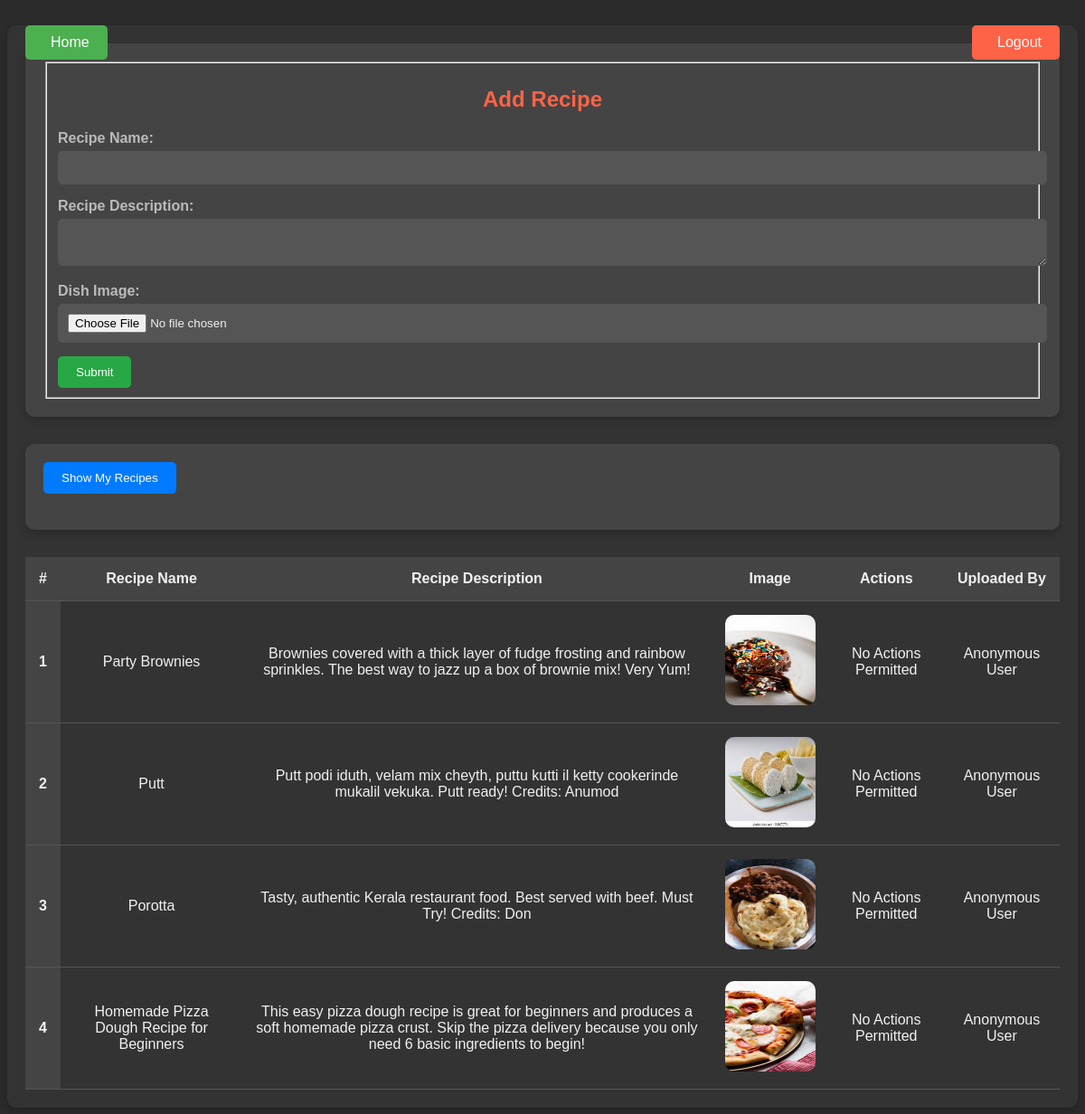
Before: /recipes/ (signed in) with the older database file.
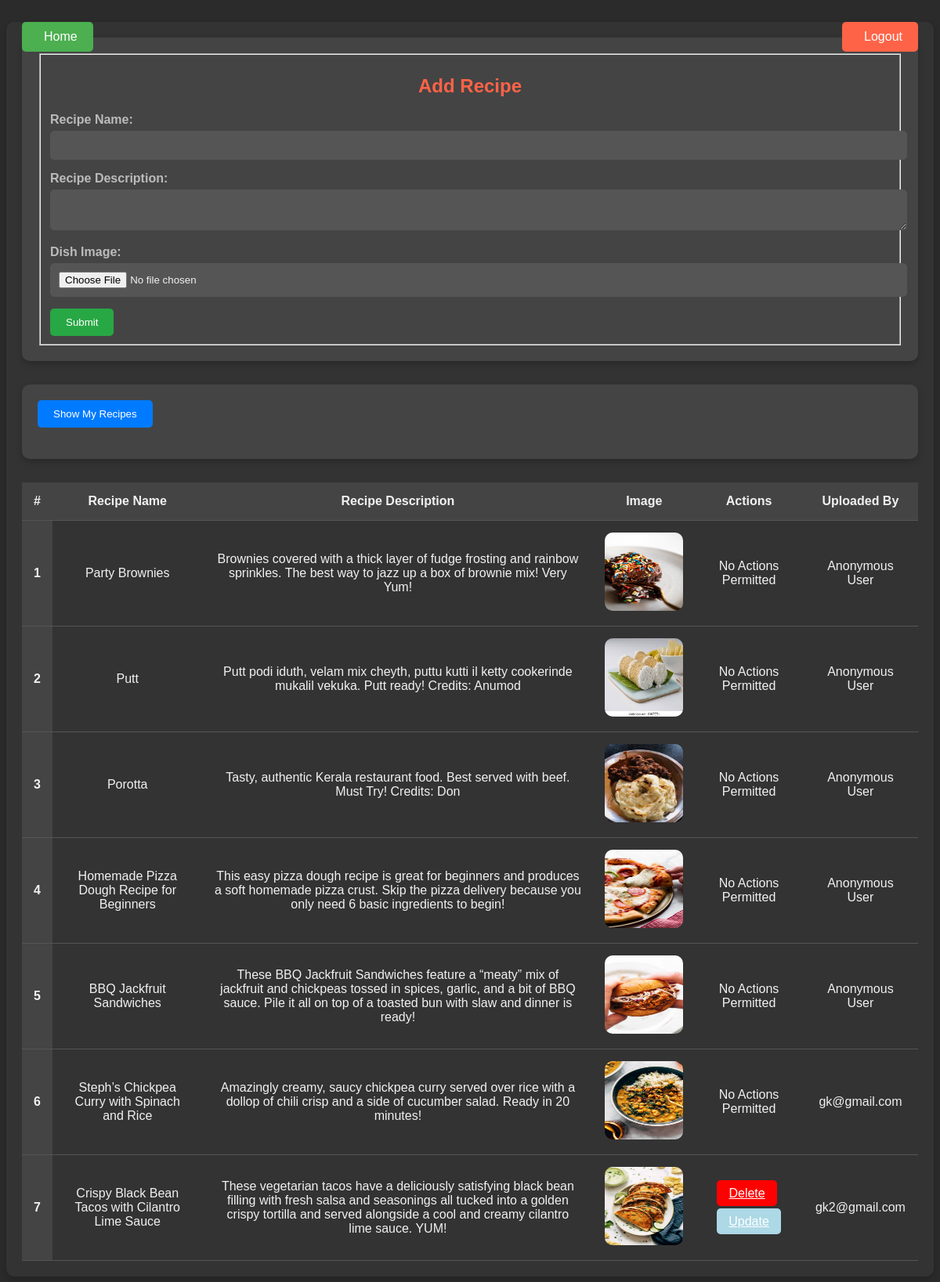
After: the same page with the newer database file.
### vege/models.py (models this page shows)
class Recipe(models.Model):
    user = models.ForeignKey(User, on_delete=models.SET_NULL, null=True, blank=True)
    recepe_name = models.CharField(max_length=200)
    recipe = models.TextField()
    photo = models.ImageField(upload_to="recipeImages")

### vege/views.py (the view, shortened to what this page needs)
# urls.py: path('recipes/',recipes,name='recipes'),
@login_required(login_url='/login/')
def recipes(request):
    queryset = Recipe.objects.all()
    if request.method == 'GET':
        show_all = request.GET.get('toggle') != 'user'
        if show_all:
            queryset = Recipe.objects.all()
        else:
            queryset = Recipe.objects.filter(user=request.user)
    context = {'recipes': queryset, 'show_all': show_all}
    return render(request, "recipes.html", context)

### vege/templates/recipes.html (shortened to what this page needs)
<!DOCTYPE html>
<html lang="en">
<head>
</head>
<body>
    <a href="/" class="home-button">
         Home
    </a>
    <a href="/logout/" class="logout-button">
         Logout
    </a>
    <div class="container">
        <form method="post" enctype="multipart/form-data">
            <fieldset>
                <h2>Add Recipe</h2>
                <div class="mb-3">
                    <label class="form-label">Recipe Name:</label>
                    <input name="recipe_name" required type="text" class="form-control">
                </div>
                <div class="mb-3">
                    <label class="form-label">Recipe Description:</label>
                    <textarea name="recipe_desc" required class="form-control"></textarea>
                </div>
                <div class="mb-3">
                    <label class="form-label">Dish Image:</label>
                    <input name="dish_img" type="file" class="form-control">
                </div>
                <button type="submit" class="btn">Submit</button>
            </fieldset>
        </form>
        <form method="get">
            <button type="submit" name="toggle" value="{% if show_all %}user{% else %}all{% endif %}" class="toggle-btn">
                {% if show_all %}
                    Show My Recipes
                {% else %}
                    Show All Recipes
                {% endif %}
            </button>
        </form>
        <table class="table">
            <thead>
              <tr>
                <th scope="col">#</th>
                <th scope="col">Recipe Name</th>
                <th scope="col">Recipe Description</th>
                <th scope="col">Image</th>
                <th scope="col">Actions</th>
                <th scope="col">Uploaded By</th>
              </tr>
            </thead>
            <tbody>
              {% for ele in recipes %}
              <tr>
                <th scope="row">{{forloop.counter}}</th>
                <td>{{ele.recepe_name}}</td>
                <td>{{ele.recipe}}</td>
                <td>
                    <img src="/media/{{ele.photo}}" alt="Recipe Image">
                </td>
                {% if ele.user == request.user %}
                <td>
                    <a href="/del_recipe/{{ele.id}}" class="btn btn-danger-outline" style="background-color: red;">Delete</a><br><br>
                    <a href="/update_recipe/{{ele.id}}" class="btn btn-danger-outline" style="background-color: lightblue;">Update</a>
                </td>
                {% else %}
                <td>No Actions Permitted</td>
                {% endif %}
                {% if ele.user %}
                    <td>{{ele.user}}</td>
                {% else %}
                    <td>Anonymous User</td>
                {% endif %}
              </tr>
              {% endfor %}
            </tbody>
          </table>
    </div>
</body>
</html>

Changed rows visible on the page:
added Recipe: recepe_name "BBQ Jackfruit Sandwiches", recipe "These BBQ Jackfruit Sandwiches feature a “meaty” mix of jackfruit and chickpeas tossed in spices, garlic, and a bit of BBQ sauce. Pile it all on top of a toasted bun with slaw and dinner is ready!", photo (picture), shows "No Actions Permitted", shows "Anonymous User"
added Recipe: recepe_name "Steph’s Chickpea Curry with Spinach and Rice", recipe "Amazingly creamy, saucy chickpea curry served over rice with a dollop of chili crisp and a side of cucumber salad. Ready in 20 minutes!", photo (picture), shows "No Actions Permitted", user "gk@gmail.com"
added Recipe: recepe_name "Crispy Black Bean Tacos with Cilantro Lime Sauce", recipe "These vegetarian tacos have a deliciously satisfying black bean filling with fresh salsa and seasonings all tucked into a golden crispy tortilla and served alongside a cool and creamy cilantro lime sauce. YUM!", photo (picture), user "gk2@gmail.com"
